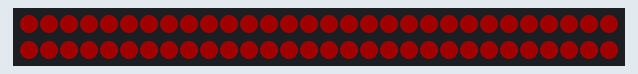
A sketch run on a simulated Arduino Uno, built with avr-gcc and run on an emulated ATmega328P. Shown: 60 RGB LEDs in strip order, left to right, continuing on the next row. Dim RGB values are drawn brighter than linear.

Above: at 0.45 s.
At 9.15 s:
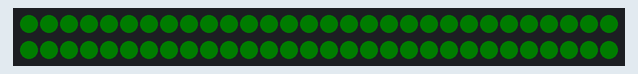
At 13.65 s:
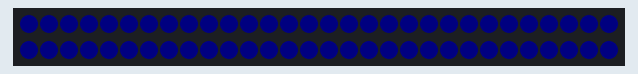
At 19.96 s:
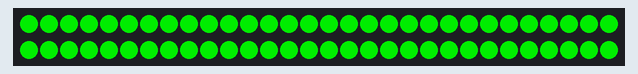
At 29.86 s:
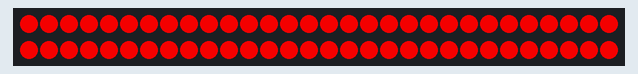
At 39.76 s:
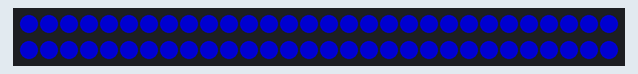

The sketch:

Fade_In_and_Fade_Out-_Red__Green_and_Blue.ino
```cpp
#include <Adafruit_NeoPixel.h>
#define PIN 6
#define NUM_LEDS 60
// Parameter 1 = number of pixels in strip
// Parameter 2 = pin number (most are valid)
// Parameter 3 = pixel type flags, add together as needed:
//   NEO_KHZ800  800 KHz bitstream (most NeoPixel products w/WS2812 LEDs)
//   NEO_KHZ400  400 KHz (classic 'v1' (not v2) FLORA pixels, WS2811 drivers)
//   NEO_GRB     Pixels are wired for GRB bitstream (most NeoPixel products)
//   NEO_RGB     Pixels are wired for RGB bitstream (v1 FLORA pixels, not v2)
Adafruit_NeoPixel strip = Adafruit_NeoPixel(NUM_LEDS, PIN, NEO_GRB + NEO_KHZ800);

void setup() {
  strip.begin();
  strip.show(); // Initialize all pixels to 'off'
}

// *** REPLACE FROM HERE ***
void loop() {
  RGBLoop();
}

void RGBLoop(){
  for(int j = 0; j < 3; j++ ) {
    // Fade IN
    for(int k = 0; k < 256; k++) {
      switch(j) {
        case 0: setAll(k,0,0); break;
        case 1: setAll(0,k,0); break;
        case 2: setAll(0,0,k); break;
      }
      showStrip();
      delay(3);
    }
    // Fade OUT
    for(int k = 255; k >= 0; k--) {
      switch(j) {
        case 0: setAll(k,0,0); break;
        case 1: setAll(0,k,0); break;
        case 2: setAll(0,0,k); break;
      }
      showStrip();
      delay(3);
    }
  }
}
// *** REPLACE TO HERE ***

void showStrip() {
 #ifdef ADAFRUIT_NEOPIXEL_H
   // NeoPixel
   strip.show();
 #endif
 #ifndef ADAFRUIT_NEOPIXEL_H
   // FastLED
   FastLED.show();
 #endif
}

void setPixel(int Pixel, byte red, byte green, byte blue) {
 #ifdef ADAFRUIT_NEOPIXEL_H
   // NeoPixel
   strip.setPixelColor(Pixel, strip.Color(red, green, blue));
 #endif
 #ifndef ADAFRUIT_NEOPIXEL_H
   // FastLED
   leds[Pixel].r = red;
   leds[Pixel].g = green;
   leds[Pixel].b = blue;
 #endif
}

void setAll(byte red, byte green, byte blue) {
  for(int i = 0; i < NUM_LEDS; i++ ) {
    setPixel(i, red, green, blue);
  }
  showStrip();
}
```
